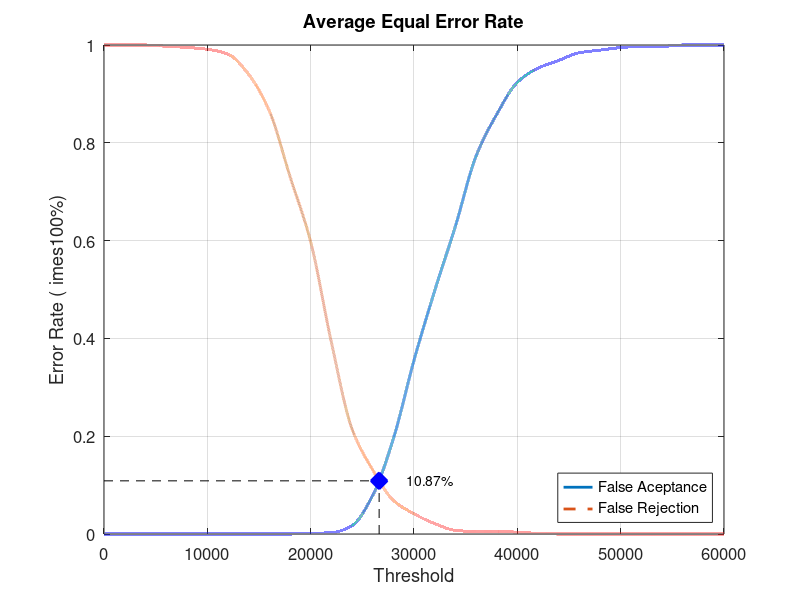
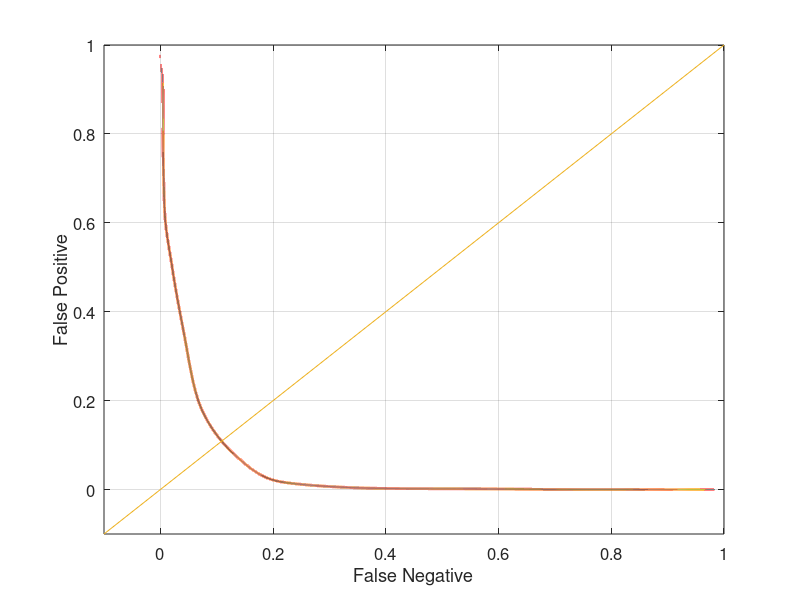

Source code (MATLAB) for these figures, in order:
close all;
clear;
clc;
x = 0:2000:60000;
xq = 0:0.5:60000;

y0 = [0 0 0 0 0 0 0 0 0 0 0.00131579 0.00263158 0.0171053 0.0789474 0.194737 0.355263 0.497368 0.628947 0.772368 0.857895 0.923684 0.952632 0.968421 0.984211 0.989474 0.994737 0.997368 0.997368 1 1 1]
yy0 = interp1(x, y0, xq, 'pchip');
y1 = [1 1 1 0.9975 0.995 0.99125 0.98125 0.94 0.865 0.73125 0.5975 0.3925 0.215 0.13125 0.06875 0.04125 0.02125 0.0075 0.005 0.005 0.00375 0.00125 0 0 0 0 0 0 0 0 0]
yy1 = interp1(x, y1, xq, 'pchip');

% Calculating EER: 
y2 = abs(y0 - y1);
find(y2 == min(y2))
yy2 = abs(yy0 - yy1);
xEER = find(yy2 == min(yy2));
xEERIndex = xq(xEER) % X-axis EER
yEER = yy0(xEER) % Y-axis EER

main = figure
plot(xq, yy0,'-','LineWidth', 2);	hold on
plot(xq, yy1,'--','LineWidth', 2);	hold on
plot([xEERIndex xEERIndex], [0 yEER], 'k--');	hold on
plot([0 xEERIndex], [yEER yEER], 'k--');	hold on
plot(xEERIndex, yEER, 'bx', 'LineWidth', 10);	hold on
text(xEERIndex + 10 * xEERIndex / 100, yEER, [num2str(round((10000 * yEER)) / 100) '%'])
legend('False Aceptance', 'False Rejection', 'Location', 'SouthEast')
xlabel('Threshold')
ylabel('Error Rate (	imes100%)')
title('Average Equal Error Rate')
set(gca, 'FontSize', 12)
axis([0 60000 0 1])
grid on

print(main, 'Experiment1AverageMain', '-dpng');
FNRxFPR = figure('Color', [1 1 1]);
plot(yy1, yy0, '-', yy1, yy0, 'LineWidth', 2);
hold on
y = -0.1:0.1:1
plot(y, y); 
set(gca, 'FontSize', 12)
xlabel('False Negative')
ylabel('False Positive')
axis([-0.1 1 -0.1 1])
set(gca, 'FontSize', 12)
grid on

print(FNRxFPR, 'Experiment1AverageFNRxFPR','-dpng');
